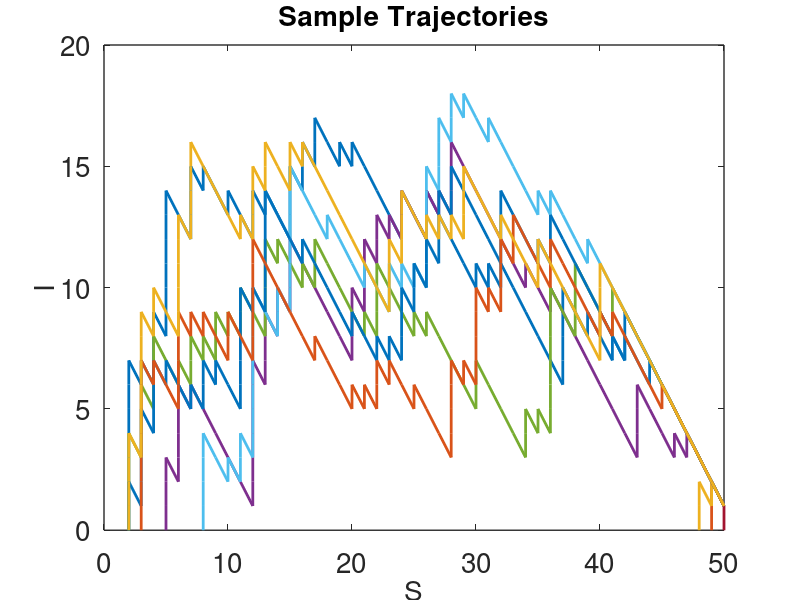
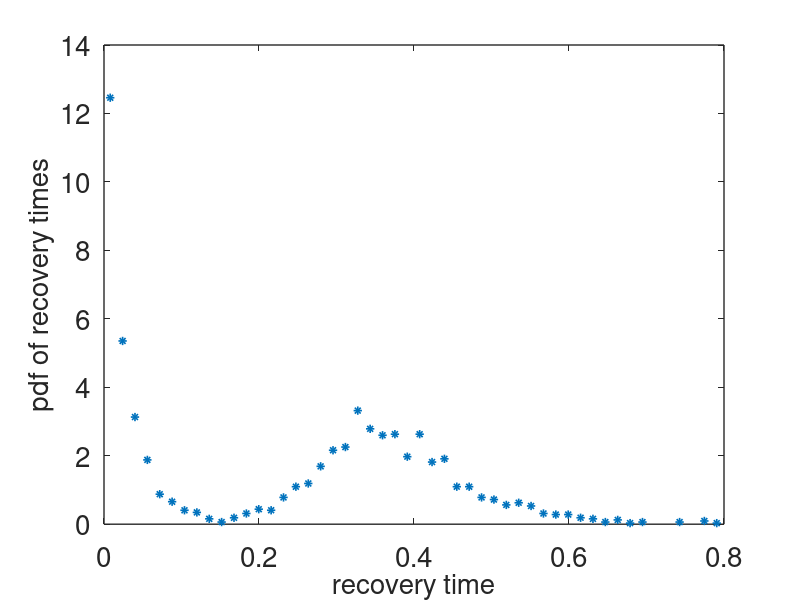
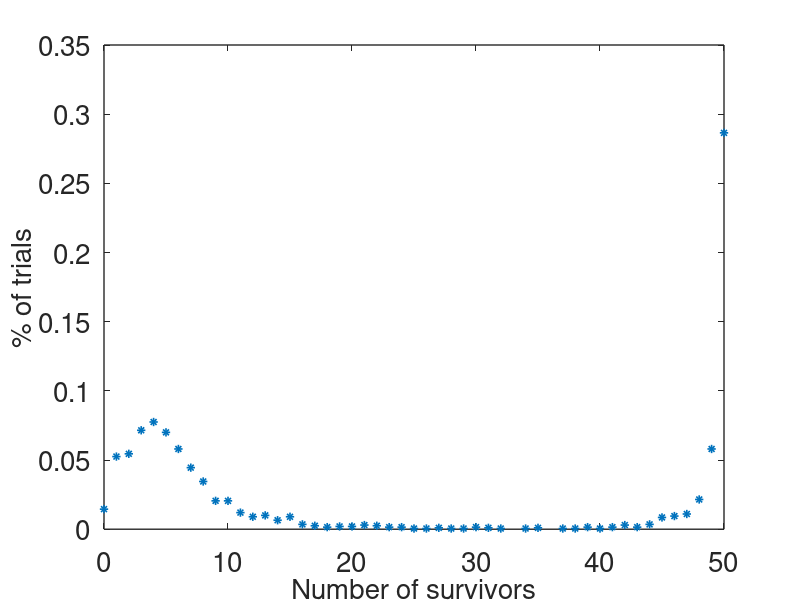
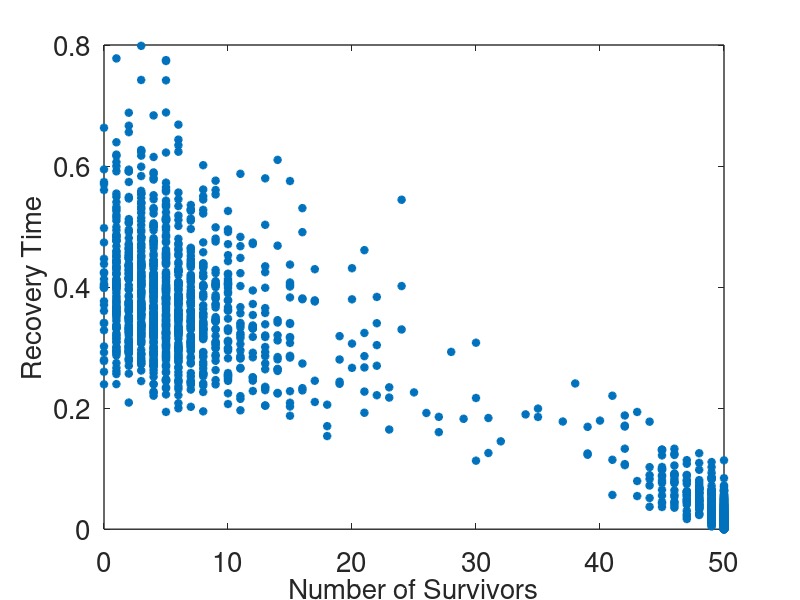

The MATLAB source for these figures, in order:
% Gillespie simulation for the SIR process

% reaction 1 infection S + I -> 2I at rate alpha
% reaction 2 recovery I -> R at rate beta
 
clear 

set(0,                           ...
   'defaultaxesfontsize', 20,   ...
   'defaultaxeslinewidth', 1.0, ...
   'defaultlinelinewidth', 1.2, ...
   'defaultpatchlinewidth', 0.7);

bset=[20,55];  % set of beta values to simulate

for jc=1:2
    
N = 50; %initial susceptible population size
% initial infected population = 1;
 
K = 2000;  % number of trials
alpha = 1;  % without loss of generality
beta = bset(jc);   

%set the rate constants for two reactions:
c(1) = alpha;  %S + I -> 2I  %  
c(2) = beta; %I -> R

%Specify the change matrix
%C is a three by 2 matrix; three states, two possible reactions
C = [-1,1,0;0,-1,1];  %What happens to s, i and r when a reaction occurs:
%initialize the state space

s = N* ones(K,1); % start with N susceptibles
i = ones(K,1); %start each population with one infected

  
S = s ; %This will keep track of the   trajectories
I = i ;
T = zeros(K,1);  %This will track the transition times
j = 1; % number of reaction steps
rk = [];

ndx = find(i>0);  %update only the s's that are not zero
Nt = length(ndx); %=K at first
Kt = 5000; % max number of time steps to prevent very long runs without termination
while (Nt>0&j<Kt)
    j = j+1;
    h(:,1) = c(1)*s.*i;  %reaction rate 1
    h(:,2) = c(2)*i; % reaction rate 2
     
    hc = cumsum(h')'; % the cumulative sum of h
    H = sum(h')';
   
    rn = rand(Nt,2); %find a random number for the number of not yet terminated trajectories
    
    T(:,j) = T(:,j-1);  % add the current time to T
    
    for k = 1:Nt
     % update only those for which i >0
     
    T(ndx(k),j) = - log(rn(k,1))/H(ndx(k)) +T(ndx(k),j-1); % time of next reaction
    rk  = min(find(rn(k,2) <=hc(ndx(k),:)/H(ndx(k)) )); % this determines which reaction occurs
    s(ndx(k)) = s(ndx(k)) + C(rk,1); % update s and i
    i(ndx(k)) = i(ndx(k)) + C(rk,2);
    
    end 
    % save the values of the  trajectories
    S(:,j) = s ;
    I(:,j) = i ;
    ndx = find(i>0);  %check to see which trajectories are not extinct yet
    if (isempty(ndx)==1)
        Nt = 0;
    else
        Nt = length(ndx); %Nt is the number of trajectories not yet extinct
    
    end
end
 
 kj = 10; % use the first several trials to plot   sample trajectories
  
% phase portrait of some trajectories
 figure(1+5*(jc-1))
  for k = 1:kj
 plot(S(k,:) ,I(k,:) ,'linewidth',2)
 hold on
 end
 xlabel('S', 'fontsize', 20)
 ylabel('I', 'fontsize', 20)
 title('Sample Trajectories','fontsize',20)
 hold off
 
% now process the data 
% scatterplot of recovery times and number of survivors
 figure(5+5*(jc-1))
 plot(S(:,end),T(:,end),'*','linewidth',2)
 xlabel('Number of Survivors','fontsize',20)
 ylabel('Recovery Time','fontsize',20)

 % create the pdf for extinction times from the data
 
 
 [NN,TT]=hist(T(:,end),50);  % histogram of the extinction times with 50 boxes
 tt = sort(TT);
   
 dt = mean(TT(2:end)-TT(1:end-1));  %timestep increment on the histogram
 
 % NN/(K*dt) is the approximate pdf for the extinction times from data
 % it is normalized to have total integral = 1
 figure(2+5*(jc-1))
 
 NNne0=find(NN>0);
 plot(TT(NNne0), NN(NNne0)/(K*dt),'*')
 xlabel('recovery time','fontsize',20)
 ylabel('pdf of recovery times','fontsize',20)
 

 % create a histogram for number of survivors
 SNb = zeros(N+1,1);
 for j = 1:K
     jdx = S(j,end);
     SNb(jdx+1) = SNb(jdx+1)+1;
 end
 xnb = [0:N];
 figure(3+5*(jc-1))
 sne0=find(SNb>0);
 plot(xnb(sne0),SNb(sne0)/K,'*')
 xlabel('Number of survivors','fontsize',20)
 ylabel('% of trials','fontsize',20)
  
  
end
